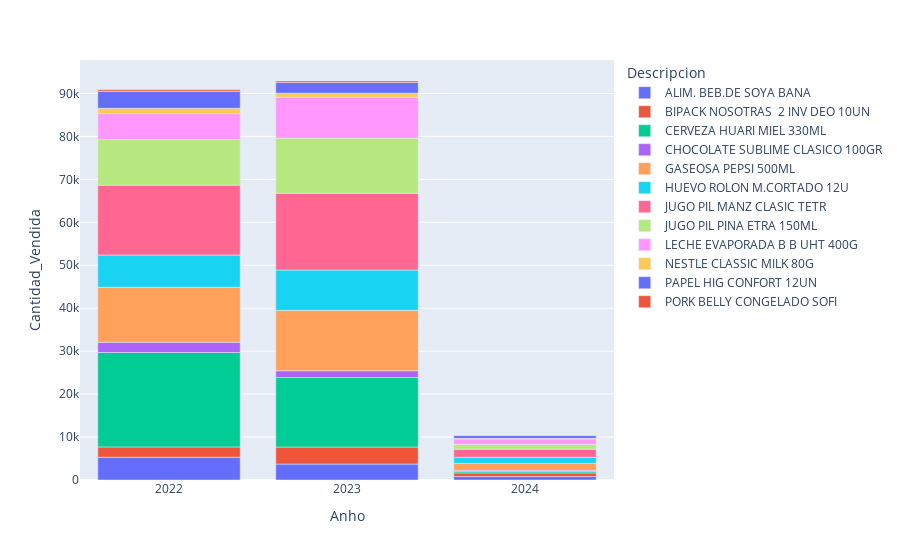

Write notebook code for a chart like this one.
### Code cell
print('Figura 2. Cantidad vendida por producto, por año')
temp_df = df.groupby([df.index.year, 'Descripcion'])['Cantidad_Vendida'].\
    agg(['sum']).reset_index().\
        rename(columns={'Fecha_Formato':'Anho', 'sum':'Cantidad_Vendida'}).\
        astype({'Anho': 'str', 'Cantidad_Vendida': 'float64'})
px.bar(temp_df, x='Anho', y='Cantidad_Vendida', color='Descripcion')

### Figure 1 — Plotly figure (JSON) as saved in the notebook; plotly's stock layout.template omitted (floating-point values rounded to 4 significant figures)
{"data": [{"alignmentgroup": "True", "hovertemplate": "Descripcion=ALIM. BEB.DE SOYA BANA<br>Anho=%{x}<br>Cantidad_Vendida=%{y}<extra></extra>", "legendgroup": "ALIM. BEB.DE SOYA BANA", "marker": {"color": "#636efa", "pattern": {"shape": ""}}, "name": "ALIM. BEB.DE SOYA BANA", "offsetgroup": "ALIM. BEB.DE SOYA BANA", "orientation": "v", "showlegend": true, "textposition": "auto", "type": "bar", "x": ["2022", "2023", "2024"], "xaxis": "x", "y": [5300, 3709, 806], "yaxis": "y"}, {"alignmentgroup": "True", "hovertemplate": "Descripcion=BIPACK NOSOTRAS  2 INV DEO 10UN<br>Anho=%{x}<br>Cantidad_Vendida=%{y}<extra></extra>", "legendgroup": "BIPACK NOSOTRAS  2 INV DEO 10UN", "marker": {"color": "#EF553B", "pattern": {"shape": ""}}, "name": "BIPACK NOSOTRAS  2 INV DEO 10UN", "offsetgroup": "BIPACK NOSOTRAS  2 INV DEO 10UN", "orientation": "v", "showlegend": true, "textposition": "auto", "type": "bar", "x": ["2022", "2023", "2024"], "xaxis": "x", "y": [2403, 3969, 845], "yaxis": "y"}, {"alignmentgroup": "True", "hovertemplate": "Descripcion=CERVEZA HUARI MIEL 330ML<br>Anho=%{x}<br>Cantidad_Vendida=%{y}<extra></extra>", "legendgroup": "CERVEZA HUARI MIEL 330ML", "marker": {"color": "#00cc96", "pattern": {"shape": ""}}, "name": "CERVEZA HUARI MIEL 330ML", "offsetgroup": "CERVEZA HUARI MIEL 330ML", "orientation": "v", "showlegend": true, "textposition": "auto", "type": "bar", "x": ["2022", "2023", "2024"], "xaxis": "x", "y": [21978, 16183, 311], "yaxis": "y"}, {"alignmentgroup": "True", "hovertemplate": "Descripcion=CHOCOLATE SUBLIME CLASICO 100GR<br>Anho=%{x}<br>Cantidad_Vendida=%{y}<extra></extra>", "legendgroup": "CHOCOLATE SUBLIME CLASICO 100GR", "marker": {"color": "#ab63fa", "pattern": {"shape": ""}}, "name": "CHOCOLATE SUBLIME CLASICO 100GR", "offsetgroup": "CHOCOLATE SUBLIME CLASICO 100GR", "orientation": "v", "showlegend": true, "textposition": "auto", "type": "bar", "x": ["2022", "2023", "2024"], "xaxis": "x", "y": [2387, 1569, 282], "yaxis": "y"}, {"alignmentgroup": "True", "hovertemplate": "Descripcion=GASEOSA PEPSI 500ML<br>Anho=%{x}<br>Cantidad_Vendida=%{y}<extra></extra>", "legendgroup": "GASEOSA PEPSI 500ML", "marker": {"color": "#FFA15A", "pattern": {"shape": ""}}, "name": "GASEOSA PEPSI 500ML", "offsetgroup": "GASEOSA PEPSI 500ML", "orientation": "v", "showlegend": true, "textposition": "auto", "type": "bar", "x": ["2022", "2023", "2024"], "xaxis": "x", "y": [12785, 14086, 1609], "yaxis": "y"}, {"alignmentgroup": "True", "hovertemplate": "Descripcion=HUEVO ROLON M.CORTADO 12U<br>Anho=%{x}<br>Cantidad_Vendida=%{y}<extra></extra>", "legendgroup": "HUEVO ROLON M.CORTADO 12U", "marker": {"color": "#19d3f3", "pattern": {"shape": ""}}, "name": "HUEVO ROLON M.CORTADO 12U", "offsetgroup": "HUEVO ROLON M.CORTADO 12U", "orientation": "v", "showlegend": true, "textposition": "auto", "type": "bar", "x": ["2022", "2023", "2024"], "xaxis": "x", "y": [7532, 9375, 1420], "yaxis": "y"}, {"alignmentgroup": "True", "hovertemplate": "Descripcion=JUGO PIL MANZ CLASIC TETR<br>Anho=%{x}<br>Cantidad_Vendida=%{y}<extra></extra>", "legendgroup": "JUGO PIL MANZ CLASIC TETR", "marker": {"color": "#FF6692", "pattern": {"shape": ""}}, "name": "JUGO PIL MANZ CLASIC TETR", "offsetgroup": "JUGO PIL MANZ CLASIC TETR", "orientation": "v", "showlegend": true, "textposition": "auto", "type": "bar", "x": ["2022", "2023", "2024"], "xaxis": "x", "y": [16259, 17858, 1910], "yaxis": "y"}, {"alignmentgroup": "True", "hovertemplate": "Descripcion=JUGO PIL PINA ETRA 150ML<br>Anho=%{x}<br>Cantidad_Vendida=%{y}<extra></extra>", "legendgroup": "JUGO PIL PINA ETRA 150ML", "marker": {"color": "#B6E880", "pattern": {"shape": ""}}, "name": "JUGO PIL PINA ETRA 150ML", "offsetgroup": "JUGO PIL PINA ETRA 150ML", "orientation": "v", "showlegend": true, "textposition": "auto", "type": "bar", "x": ["2022", "2023", "2024"], "xaxis": "x", "y": [10605, 12861, 1119], "yaxis": "y"}, {"alignmentgroup": "True", "hovertemplate": "Descripcion=LECHE EVAPORADA B B UHT 400G<br>Anho=%{x}<br>Cantidad_Vendida=%{y}<extra></extra>", "legendgroup": "LECHE EVAPORADA B B UHT 400G", "marker": {"color": "#FF97FF", "pattern": {"shape": ""}}, "name": "LECHE EVAPORADA B B UHT 400G", "offsetgroup": "LECHE EVAPORADA B B UHT 400G", "orientation": "v", "showlegend": true, "textposition": "auto", "type": "bar", "x": ["2022", "2023", "2024"], "xaxis": "x", "y": [6057, 9507, 1259], "yaxis": "y"}, {"alignmentgroup": "True", "hovertemplate": "Descripcion=NESTLE CLASSIC MILK 80G<br>Anho=%{x}<br>Cantidad_Vendida=%{y}<extra></extra>", "legendgroup": "NESTLE CLASSIC MILK 80G", "marker": {"color": "#FECB52", "pattern": {"shape": ""}}, "name": "NESTLE CLASSIC MILK 80G", "offsetgroup": "NESTLE CLASSIC MILK 80G", "orientation": "v", "showlegend": true, "textposition": "auto", "type": "bar", "x": ["2022", "2023", "2024"], "xaxis": "x", "y": [1235, 961, 134], "yaxis": "y"}, {"alignmentgroup": "True", "hovertemplate": "Descripcion=PAPEL HIG CONFORT 12UN<br>Anho=%{x}<br>Cantidad_Vendida=%{y}<extra></extra>", "legendgroup": "PAPEL HIG CONFORT 12UN", "marker": {"color": "#636efa", "pattern": {"shape": ""}}, "name": "PAPEL HIG CONFORT 12UN", "offsetgroup": "PAPEL HIG CONFORT 12UN", "orientation": "v", "showlegend": true, "textposition": "auto", "type": "bar", "x": ["2022", "2023", "2024"], "xaxis": "x", "y": [3926, 2466, 647], "yaxis": "y"}, {"alignmentgroup": "True", "hovertemplate": "Descripcion=PORK BELLY CONGELADO SOFI<br>Anho=%{x}<br>Cantidad_Vendida=%{y}<extra></extra>", "legendgroup": "PORK BELLY CONGELADO SOFI", "marker": {"color": "#EF553B", "pattern": {"shape": ""}}, "name": "PORK BELLY CONGELADO SOFI", "offsetgroup": "PORK BELLY CONGELADO SOFI", "orientation": "v", "showlegend": true, "textposition": "auto", "type": "bar", "x": ["2022", "2023", "2024"], "xaxis": "x", "y": [379.4, 358.7, 102.8], "yaxis": "y"}], "layout": {"barmode": "relative", "legend": {"title": {"text": "Descripcion"}, "tracegroupgap": 0}, "margin": {"t": 60}, "xaxis": {"anchor": "y", "domain": [0, 1], "title": {"text": "Anho"}}, "yaxis": {"anchor": "x", "domain": [0, 1], "title": {"text": "Cantidad_Vendida"}}}}
